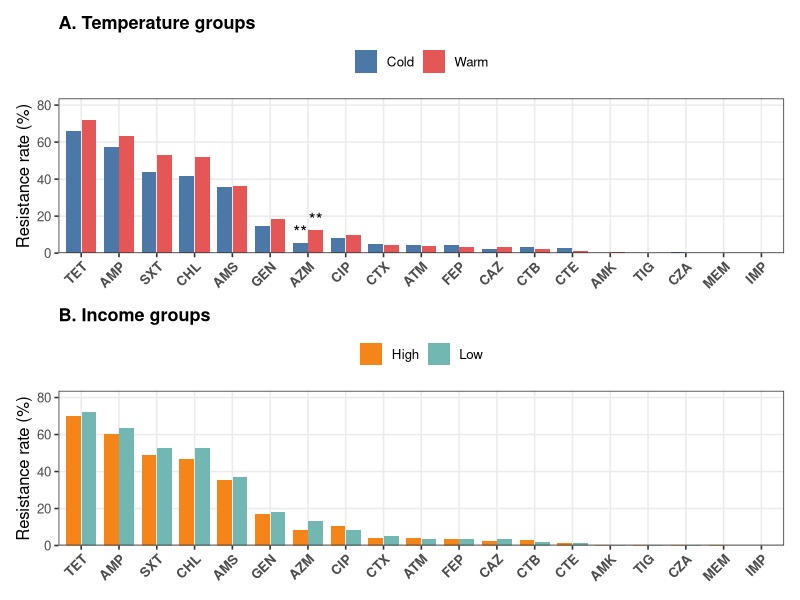
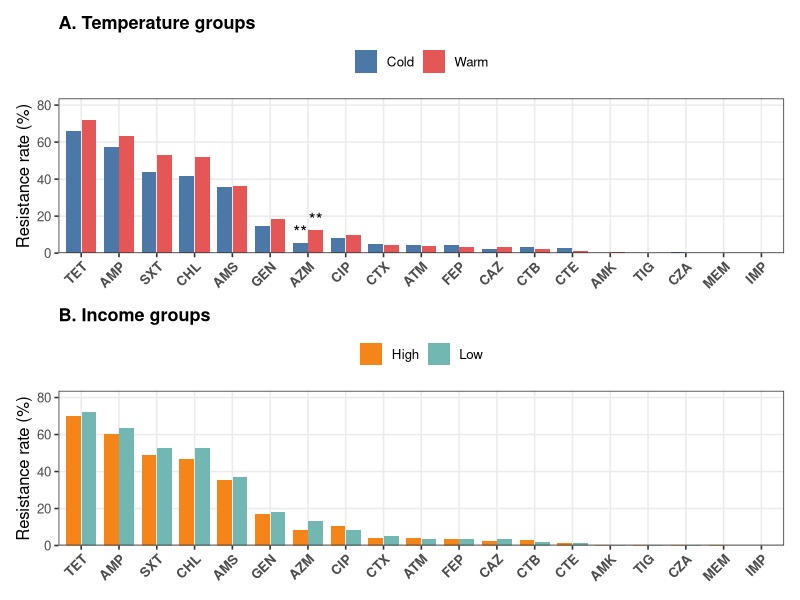

R code for these plots, in order:
# =============================================================================
# Figure 6. Phenotypic resistance rates by regional temperature and income
#
# Bars show isolate-level resistance rates for the 19 tested antibiotics.
# Significance markers are based on the province-level Welch tests with Holm
# correction across the 19 drugs (the primary clustered analysis). The
# cluster-robust sensitivity results are reported in the output tables.
# =============================================================================

library(ggplot2); library(tidyr); library(patchwork)

temp <- read.csv("outputs/resistance_temperature_tests.csv", check.names=FALSE)
inc  <- read.csv("outputs/resistance_income_tests.csv", check.names=FALSE)

star <- function(p) ifelse(is.na(p), "",
                    ifelse(p < 0.001, "***",
                    ifelse(p < 0.01, "**",
                    ifelse(p < 0.05, "*", ""))))

# order drugs by the warm-region rate for a readable shared axis
drug_order <- temp$drug[order(-temp$rate_2)]

build_long <- function(df, label1, label2) {
  out <- rbind(
    data.frame(drug = df$drug, group = label1,
               rate = df$rate_1, star = star(df$holm_province_t)),
    data.frame(drug = df$drug, group = label2,
               rate = df$rate_2, star = star(df$holm_province_t)))
  out$drug <- factor(out$drug, levels = drug_order)
  out
}
temp_long <- build_long(temp, "Cold", "Warm")
inc_long  <- build_long(inc, "Low", "High")

base_theme <- theme_bw(base_size = 12) +
  theme(axis.text.x = element_text(angle = 45, hjust = 1, face = "bold"),
        legend.position = "top",
        panel.grid.minor = element_blank(),
        plot.title = element_text(face = "bold", size = 13))

p_temp <- ggplot(temp_long, aes(x = drug, y = 100 * rate, fill = group)) +
  geom_col(position = position_dodge(0.82), width = 0.78) +
  geom_text(aes(label = star), position = position_dodge(0.82),
            vjust = -0.35, size = 4.5) +
  scale_fill_manual(values = c("Cold" = "#4C78A8", "Warm" = "#E45756")) +
  labs(title = "A. Temperature groups", x = NULL,
       y = "Resistance rate (%)", fill = NULL) +
  scale_y_continuous(limits = c(0, 82), expand = expansion(mult = c(0, 0.02))) +
  base_theme

p_inc <- ggplot(inc_long, aes(x = drug, y = 100 * rate, fill = group)) +
  geom_col(position = position_dodge(0.82), width = 0.78) +
  geom_text(aes(label = star), position = position_dodge(0.82),
            vjust = -0.35, size = 4.5) +
  scale_fill_manual(values = c("Low" = "#72B7B2", "High" = "#F58518")) +
  labs(title = "B. Income groups", x = NULL,
       y = "Resistance rate (%)", fill = NULL) +
  scale_y_continuous(limits = c(0, 82), expand = expansion(mult = c(0, 0.02))) +
  base_theme

fig <- p_temp / p_inc

ggsave("outputs/Figure6_resistance_groups.png", fig,
       width = 13, height = 11, dpi = 600)
ggsave("outputs/Figure6_resistance_groups.svg", fig,
       width = 13, height = 11)
cat("Figure 6 saved (PNG and SVG)\n")
